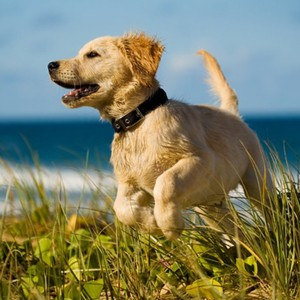
#> input picture sample-img/dog1.jpg, 300 x 300 px
$ python 03_arthimetic_operations.py
#> lines starting #> are read from the running program, lines starting #| are printed output that depends on the picture
import cv2 as cv
img1 = cv.imread("sample-img/dog1.jpg", 1)
#> img1 is the input picture: shape (300, 300, 3); mean B, G, R 103.4, 128.1, 124.9
img2 = cv.imread("sample-img/owl-eyes.jpg", 1)
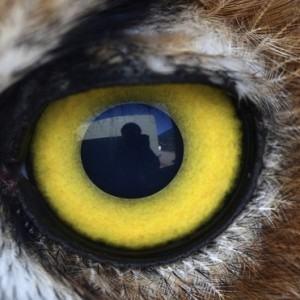
#> input picture sample-img/owl-eyes.jpg, 300 x 300 px
#> img2 is the input picture: shape (300, 300, 3); mean B, G, R 68.2, 90.4, 96.3

add_img = cv.add(img1, img2)
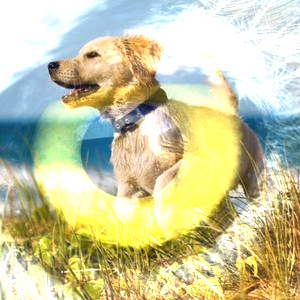
#> add_img: shape (300, 300, 3); mean B, G, R 161, 201.6, 202.3

cv.imshow("Added", add_img)
cv.waitKey(0)
cv.destroyWindow("Added")

substract_img = cv.subtract(img1, img2)
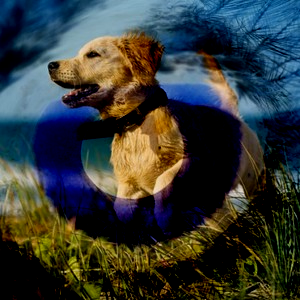
#> substract_img: shape (300, 300, 3); mean B, G, R 55.2, 57.6, 52
cv.imshow("Substracted", substract_img)
cv.waitKey(0)

multiply_img = cv.multiply(img1, img2)
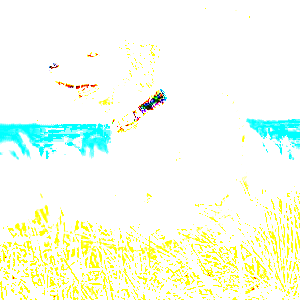
#> multiply_img: shape (300, 300, 3); mean B, G, R 236, 254.1, 246.8
cv.imshow("Multiplied", multiply_img)
cv.waitKey(0)

divide_img = cv.divide(img1, img2)
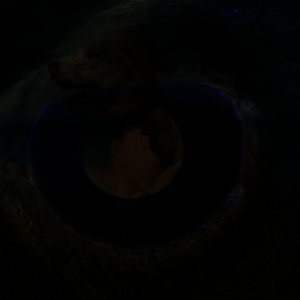
#> divide_img: shape (300, 300, 3); mean B, G, R 2.5, 2.8, 2.9
cv.imshow("Divided", divide_img)
cv.waitKey(0)

cv.destroyAllWindows()
